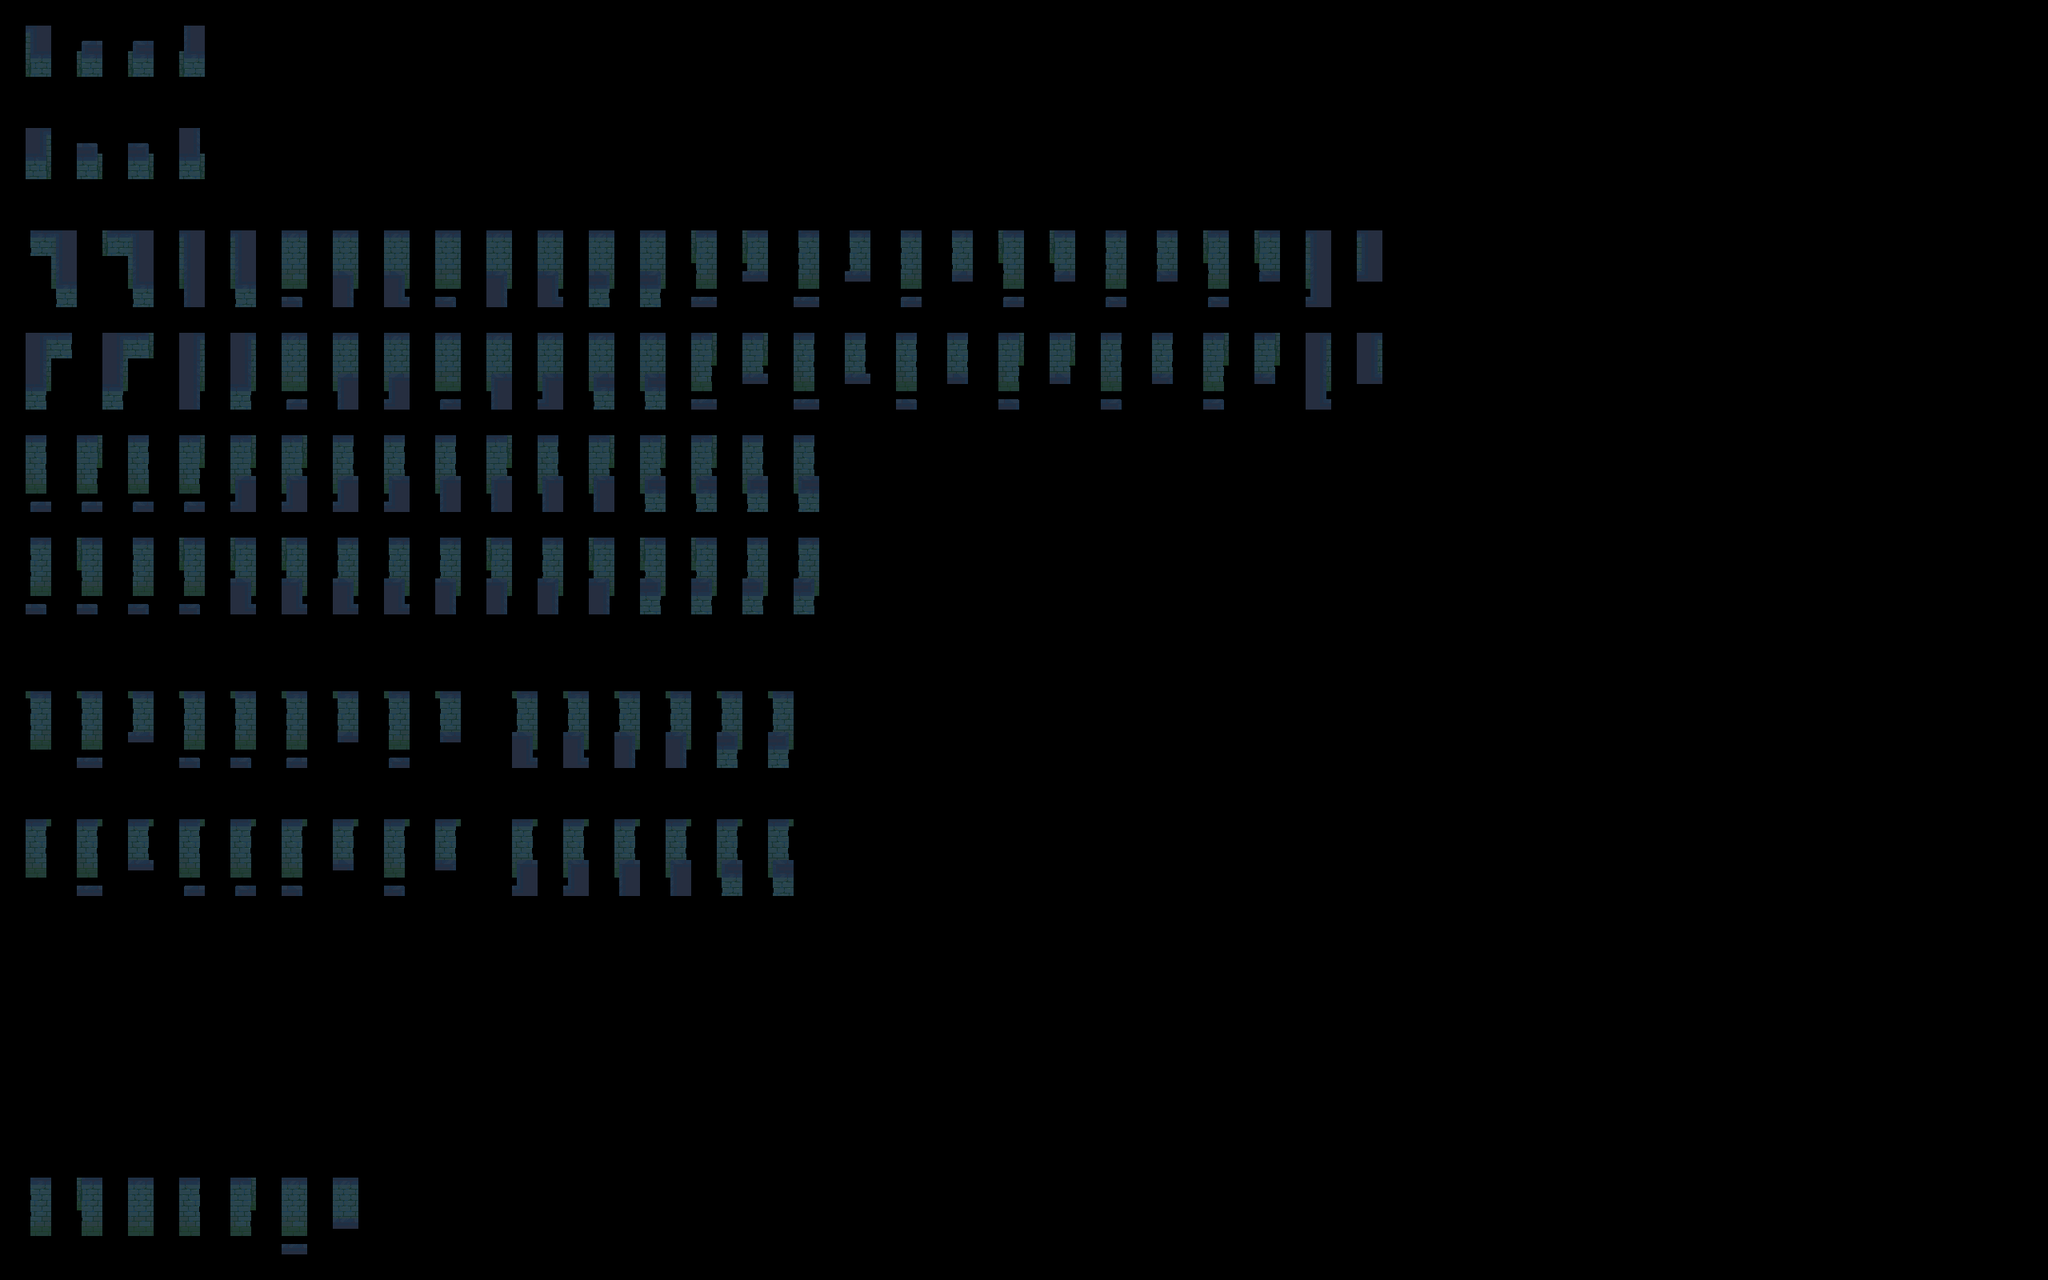

A level layout from a 2D game, rendered from its tile map. Below: a short description, then the map file with tile-grid data replaced by summaries:
An orthogonal 80x50 tile map with 32x32 px tiles, 2 tile layers (input_wall-2, output_wall-2), 2 hidden layers not drawn.

<map version="1.5" tiledversion="1.7.2" orientation="orthogonal" renderorder="right-down" width="80" height="50" tilewidth="32" tileheight="32" infinite="0" nextlayerid="5" nextobjectid="1">
 <tileset firstgid="1" source="Sewers-Tileset-wall-2.tsx" />
 <layer id="1" name="regions_input" width="80" height="50" visible="0">
  <data>[4000 cells, 354 non-empty, 1 distinct tile ids]</data>
 </layer>
 <layer id="2" name="input_wall-2" width="80" height="50">
  <properties>
   <property name="StrictEmpty" type="bool" value="true" />
  </properties>
  <data>[4000 cells, 313 non-empty, 18 distinct tile ids]</data>
 </layer>
 <layer id="3" name="regions_output" width="80" height="50" visible="0">
  <data>[4000 cells, 229 non-empty, 1 distinct tile ids]</data>
 </layer>
 <layer id="4" name="output_wall-2" width="80" height="50">
  <data>[4000 cells, 229 non-empty, 72 distinct tile ids]</data>
 </layer>
</map>
